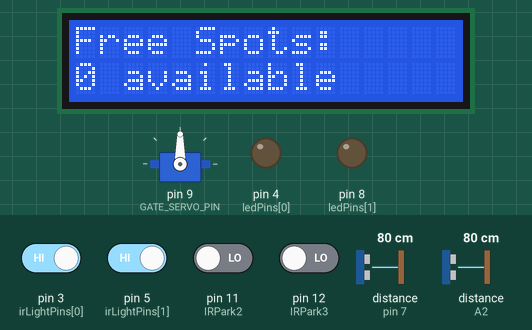
The sketch below on a simulated Arduino Uno, built with avr-gcc and run on an emulated ATmega328P. Shown: servo, 16×2 character LCD, output pins drawn as LEDs (lit = HIGH). The inputs (shaded band) are chosen by the test bench; at power-on: pin 3 (irLightPins[0]), pin 5 (irLightPins[1]) HIGH, pin 11 (IRPark2), pin 12 (IRPark3) LOW, distance to the obstacle (sensors on pin 7, A2) 80 cm. The echo pulse lasts 58.3 µs per cm; pins used as bus, display or sensor lines are not drawn.

Above: at 2.2 s.
2.3 s: distance to the obstacle (sensor on pin 7) set to 12 cm
5.3 s: distance to the obstacle (sensor on pin 7) set to 9 cm
At 5.47 s:
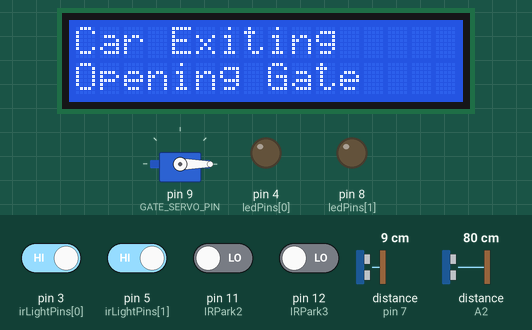
7.0 s: pin 3 (irLightPins[0]) driven LOW
At 7.9 s:
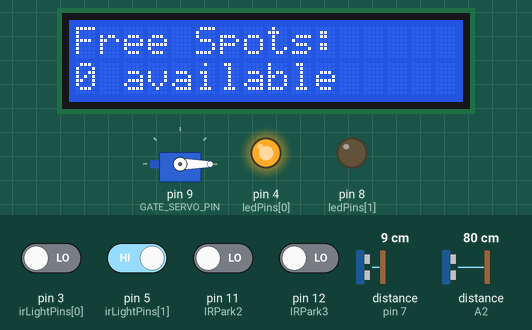
8.6 s: distance to the obstacle (sensor on A2) set to 12 cm
10.1 s: distance to the obstacle (sensor on A2) set to 9 cm
At 10.28 s:
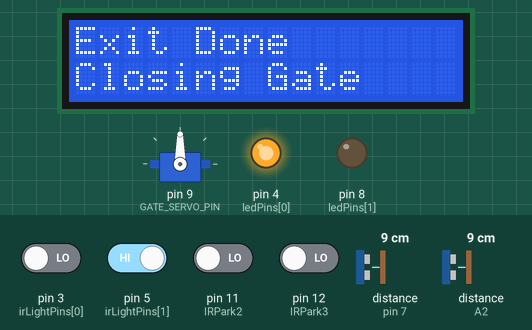
12.1 s: pin 5 (irLightPins[1]) driven LOW
At 12.7 s:
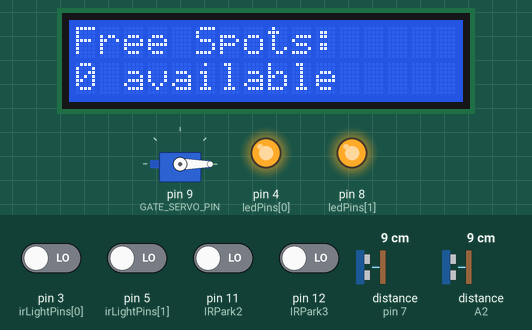
Timing chart, 0 to 16.9 s (numbered marks = the images above; inputs shaded):
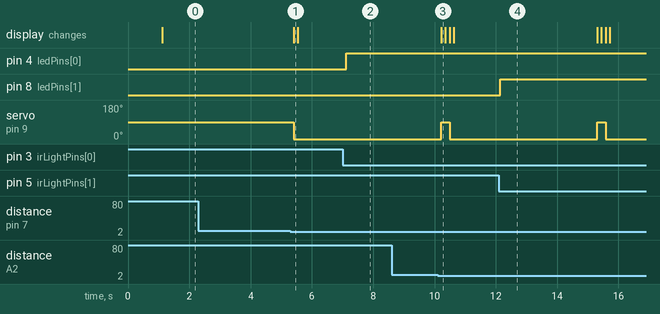

The sketch:

dunno_copy_20250623042600.ino
```cpp
#include <Wire.h>
#include <LiquidCrystal_I2C.h>
#include <Servo.h>

// LCD I2C
LiquidCrystal_I2C lcd(0x27, 16, 2);

// Servo gate
#define GATE_SERVO_PIN 9
Servo gateServo;

// Ultrasonic sensors
#define TRIG_ENTER A1
#define ECHO_ENTER A2
#define TRIG_EXIT 6
#define ECHO_EXIT 7

const int distanceThreshold = 10; // in cm

// IR parking sensors
#define IRPark1 1
#define IRPark2 11
#define IRPark3 12

// Smart lights
const int irLightPins[2] = {3, 5};
const int ledPins[2] = {4, 8};
unsigned long ledTimers[2] = {0, 0};
bool ledStates[2] = {false, false};
const unsigned long ledDuration = 5000;

// Gate timing
bool gateOpen = false;

// Gate control states
enum GateState { IDLE, ENTERING, EXITING };
GateState gateState = IDLE;

// Sensor cooldown timing
unsigned long lastEnterDetectTime = 0;
unsigned long lastExitDetectTime = 0;
const unsigned long sensorCooldown = 5000; // 5 seconds

void setup() {
  Serial.begin(9600);

  // IR parking
  pinMode(IRPark1, INPUT);
  pinMode(IRPark2, INPUT);
  pinMode(IRPark3, INPUT);

  // Ultrasonic sensors
  pinMode(TRIG_ENTER, OUTPUT);
  pinMode(ECHO_ENTER, INPUT);
  pinMode(TRIG_EXIT, OUTPUT);
  pinMode(ECHO_EXIT, INPUT);

  // Smart light setup
  for (int i = 0; i < 2; i++) {
    pinMode(irLightPins[i], INPUT);
    pinMode(ledPins[i], OUTPUT);
    digitalWrite(ledPins[i], LOW);
  }

  // Servo
  gateServo.attach(GATE_SERVO_PIN);
  gateServo.write(90);

  // LCD
  lcd.init();
  lcd.backlight();
  lcd.clear();
  lcd.setCursor(2, 0);
  lcd.print("System Ready");
  delay(1000);
  lcd.clear();
}

void loop() {
  unsigned long currentMillis = millis();

  // Smart lights
  for (int i = 0; i < 2; i++) {
    if (digitalRead(irLightPins[i]) == LOW) {
      digitalWrite(ledPins[i], HIGH);
      ledTimers[i] = currentMillis;
      ledStates[i] = true;
    }
    if (ledStates[i] && currentMillis - ledTimers[i] > ledDuration) {
      digitalWrite(ledPins[i], LOW);
      ledStates[i] = false;
    }
  }

  // Display available parking spots
  int available = 0;
  if (digitalRead(IRPark1) == HIGH) available++;
  if (digitalRead(IRPark2) == HIGH) available++;
  if (digitalRead(IRPark3) == HIGH) available++;

  lcd.setCursor(0, 0);
  lcd.print("Free Spots:     ");
  lcd.setCursor(0, 1);
  lcd.print(available);
  lcd.print(" available   ");

  // Gate logic with cooldown
  switch (gateState) {
    case IDLE:
      if (available > 0 && carDetectedWithCooldown(TRIG_ENTER, ECHO_ENTER, lastEnterDetectTime)) {
        lcd.clear();
        lcd.setCursor(0, 0);
        lcd.print("Car Entering");
        lcd.setCursor(0, 1);
        lcd.print("Opening Gate");
        gateServo.write(0);
        gateOpen = true;
        gateState = ENTERING;
      } else if (carDetectedWithCooldown(TRIG_EXIT, ECHO_EXIT, lastExitDetectTime)) {
        lcd.clear();
        lcd.setCursor(0, 0);
        lcd.print("Car Exiting");
        lcd.setCursor(0, 1);
        lcd.print("Opening Gate");
        gateServo.write(0);
        gateOpen = true;
        gateState = EXITING;
      }
      break;

    case ENTERING:
      if (carDetectedWithCooldown(TRIG_EXIT, ECHO_EXIT, lastExitDetectTime)) {
        lcd.clear();
        lcd.setCursor(0, 0);
        lcd.print("Entry Done");
        lcd.setCursor(0, 1);
        lcd.print("Closing Gate");
        gateServo.write(90);
        gateOpen = false;
        gateState = IDLE;
      }
      break;

    case EXITING:
      if (carDetectedWithCooldown(TRIG_ENTER, ECHO_ENTER, lastEnterDetectTime)) {
        lcd.clear();
        lcd.setCursor(0, 0);
        lcd.print("Exit Done");
        lcd.setCursor(0, 1);
        lcd.print("Closing Gate");
        gateServo.write(90);
        gateOpen = false;
        gateState = IDLE;
      }
      break;
  }

  delay(100); // Small delay for stability
}

// Modified detection function with cooldown
bool carDetectedWithCooldown(int trigPin, int echoPin, unsigned long &lastDetectTime) {
  unsigned long currentMillis = millis();
  if (currentMillis - lastDetectTime < sensorCooldown) {
    return false;
  }

  long duration;
  digitalWrite(trigPin, LOW);
  delayMicroseconds(2);
  digitalWrite(trigPin, HIGH);
  delayMicroseconds(10);
  digitalWrite(trigPin, LOW);
  duration = pulseIn(echoPin, HIGH, 20000); // 20ms timeout
  long distance = duration * 0.034 / 2;
  if (distance > 0 && distance < distanceThreshold) {
    lastDetectTime = currentMillis;
    return true;
  }
  return false;
}
```

Measured:
- the behaviour switches between 11 and 10 cm on distance to the obstacle (sensor on pin 7) (found by bisection; images 0 and 1)
- the behaviour switches between 11 and 10 cm on distance to the obstacle (sensor on A2) (found by bisection; images 2 and 3)
- after the input at 2.3 s, every drawn part: stays the same
- after the input at 5.3 s, servo on pin 9 (GATE_SERVO_PIN): 90° → 0° after 0.11 s; the display: changes after 0.11 s (image 1)
- after the input at 7.0 s, pin 4 (ledPins[0]): LOW → HIGH after 0.12 s
- after the input at 8.6 s, every drawn part: stays the same
- after the input at 10.1 s, servo on pin 9 (GATE_SERVO_PIN): 0° → 90° after 0.12 s, → 0° 0.29 s later; the display: changes after 0.12 s (image 3)
- after the input at 12.1 s, pin 8 (ledPins[1]): LOW → HIGH after 0.05 s
